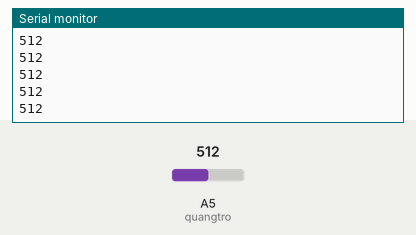
The sketch below on a simulated Arduino Uno, built with avr-gcc and run on an emulated ATmega328P. Parts: the last lines printed to the serial monitor. Inputs (shaded band) come from the test bench; at power-on: A5 (quangtro) = 512.

Above: at 1.2 s.
1.3 s: A5 (quangtro) set to 716
At 2.1 s:
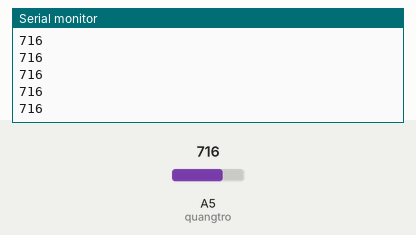
2.8 s: A5 (quangtro) set to 900
At 3.9 s:
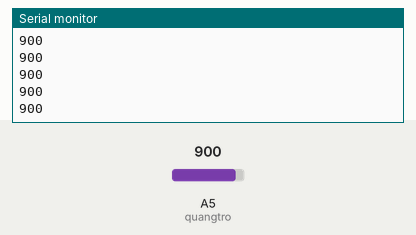
Timing chart, 0 to 5.8 s (numbered marks = the images above; inputs shaded):
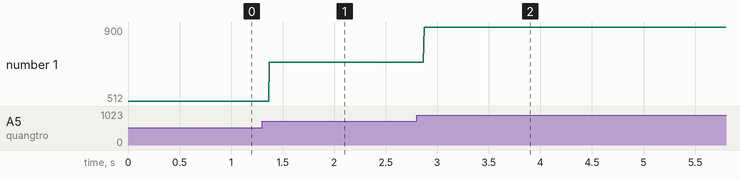

Measured:
- after the input at 1.3 s, the serial monitor: prints a new line after 0.07 s (image 1)
- after the input at 2.8 s, the serial monitor: prints a new line after 0.07 s (image 2)
- plotted number 1: 512 → 716 after the input at 1.3 s, 716 → 900 after the input at 2.8 s

The sketch:

Quangtro1.ino
```cpp
//Chương trình đọc quang trở 1
int quangtro = A5; //Thiết đặt chân analog đọc quang trở
void setup() {
  // Khởi tạo cộng Serial 9600
  Serial.begin(9600);
}
void loop() {
  int giatriQuangtro = analogRead(quangtro);// đọc giá trị quang trở
  Serial.println(giatriQuangtro); // Xuất giá trị ra Serial Monitor
}
```
